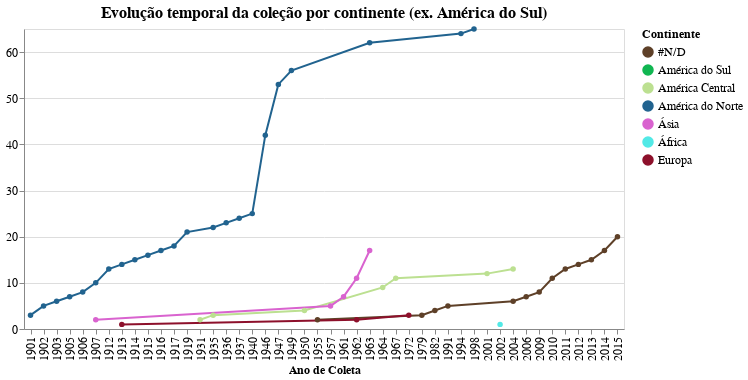

The notebook cell saved with this chart:
### Code cell
g1 = alt.Chart(teste[teste['continente']!='América do Sul'],
               title='Evolução temporal da coleção por continente (ex. América do Sul)', 
width=600).mark_line(point=True).encode(
    x= alt.X('ano_coleta', type="ordinal", title='Ano de Coleta'),
    y= alt.Y('cumulative_sum', title='', 
             sort=alt.EncodingSortField('counts', op="count", order='descending')),
    color= alt.Color('continente:N', title='Continente',
                     scale=alt.Scale(domain=list(cores_continente.keys()), range=list(cores_continente.values()))),
    tooltip= alt.Tooltip(['continente','ano_coleta','counts', 'cumulative_sum'])
)

g1 = g1.configure_title(fontSize=16).configure_axis(
    labelFontSize=12,
    titleFontSize=12
).configure_legend(
    labelFontSize=12,
    titleFontSize=12
)

# g1.save('./graphs/cumCounts/time-spacial/evolucao_por_OUTROS_continentes.html')

g1

### Figure 1 — Vega-Lite specification as saved in the notebook (floating-point values rounded to 4 significant figures)
{"config": {"view": {"continuousWidth": 400, "continuousHeight": 300}, "axis": {"labelFontSize": 12, "titleFontSize": 12}, "legend": {"labelFontSize": 12, "titleFontSize": 12}, "title": {"fontSize": 16}}, "data": {"name": "data-57dd4844d7b7e150ed3ab8be52430822"}, "mark": {"type": "line", "point": true}, "encoding": {"color": {"type": "nominal", "field": "continente", "scale": {"domain": ["#N/D", "América do Sul", "América Central", "América do Norte", "Ásia", "África", "Europa"], "range": ["#5e4028", "#10b651", "#bce091", "#21638f", "#d963cf", "#52e9e6", "#8d102b"]}, "title": "Continente"}, "tooltip": [{"type": "nominal", "field": "continente"}, {"type": "quantitative", "field": "ano_coleta"}, {"type": "quantitative", "field": "counts"}, {"type": "quantitative", "field": "cumulative_sum"}], "x": {"type": "ordinal", "field": "ano_coleta", "title": "Ano de Coleta"}, "y": {"type": "quantitative", "field": "cumulative_sum", "sort": {"field": "counts", "op": "count", "order": "descending"}, "title": ""}}, "title": "Evolução temporal da coleção por continente (ex. América do Sul)", "width": 600, "$schema": "https://vega.github.io/schema/vega-lite/v4.8.1.json", "datasets": {"data-57dd4844d7b7e150ed3ab8be52430822": [{"ano_coleta": 1955.0, "continente": "#N/D", "counts": 2, "cumulative_sum": 2}, {"ano_coleta": 1979.0, "continente": "#N/D", "counts": 1, "cumulative_sum": 3}, {"ano_coleta": 1982.0, "continente": "#N/D", "counts": 1, "cumulative_sum": 4}, {"ano_coleta": 1991.0, "continente": "#N/D", "counts": 1, "cumulative_sum": 5}, {"ano_coleta": 2004.0, "continente": "#N/D", "counts": 1, "cumulative_sum": 6}, {"ano_coleta": 2006.0, "continente": "#N/D", "counts": 1, "cumulative_sum": 7}, {"ano_coleta": 2009.0, "continente": "#N/D", "counts": 1, "cumulative_sum": 8}, {"ano_coleta": 2010.0, "continente": "#N/D", "counts": 3, "cumulative_sum": 11}, {"ano_coleta": 2011.0, "continente": "#N/D", "counts": 2, "cumulative_sum": 13}, {"ano_coleta": 2012.0, "continente": "#N/D", "counts": 1, "cumulative_sum": 14}, {"ano_coleta": 2013.0, "continente": "#N/D", "counts": 1, "cumulative_sum": 15}, {"ano_coleta": 2014.0, "continente": "#N/D", "counts": 2, "cumulative_sum": 17}, {"ano_coleta": 2015.0, "continente": "#N/D", "counts": 3, "cumulative_sum": 20}, {"ano_coleta": 1931.0, "continente": "América Central", "counts": 2, "cumulative_sum": 2}, {"ano_coleta": 1935.0, "continente": "América Central", "counts": 1, "cumulative_sum": 3}, {"ano_coleta": 1950.0, "continente": "América Central", "counts": 1, "cumulative_sum": 4}, {"ano_coleta": 1964.0, "continente": "América Central", "counts": 5, "cumulative_sum": 9}, {"ano_coleta": 1967.0, "continente": "América Central", "counts": 2, "cumulative_sum": 11}, {"ano_coleta": 2001.0, "continente": "América Central", "counts": 1, "cumulative_sum": 12}, {"ano_coleta": 2004.0, "continente": "América Central", "counts": 1, "cumulative_sum": 13}, {"ano_coleta": 1901.0, "continente": "América do Norte", "counts": 3, "cumulative_sum": 3}, {"ano_coleta": 1902.0, "continente": "América do Norte", "counts": 2, "cumulative_sum": 5}, {"ano_coleta": 1903.0, "continente": "América do Norte", "counts": 1, "cumulative_sum": 6}, {"ano_coleta": 1905.0, "continente": "América do Norte", "counts": 1, "cumulative_sum": 7}, {"ano_coleta": 1906.0, "continente": "América do Norte", "counts": 1, "cumulative_sum": 8}, {"ano_coleta": 1907.0, "continente": "América do Norte", "counts": 2, "cumulative_sum": 10}, {"ano_coleta": 1912.0, "continente": "América do Norte", "counts": 3, "cumulative_sum": 13}, {"ano_coleta": 1913.0, "continente": "América do Norte", "counts": 1, "cumulative_sum": 14}, {"ano_coleta": 1914.0, "continente": "América do Norte", "counts": 1, "cumulative_sum": 15}, {"ano_coleta": 1915.0, "continente": "América do Norte", "counts": 1, "cumulative_sum": 16}, {"ano_coleta": 1916.0, "continente": "América do Norte", "counts": 1, "cumulative_sum": 17}, {"ano_coleta": 1917.0, "continente": "América do Norte", "counts": 1, "cumulative_sum": 18}, {"ano_coleta": 1919.0, "continente": "América do Norte", "counts": 3, "cumulative_sum": 21}, {"ano_coleta": 1935.0, "continente": "América do Norte", "counts": 1, "cumulative_sum": 22}, {"ano_coleta": 1936.0, "continente": "América do Norte", "counts": 1, "cumulative_sum": 23}, {"ano_coleta": 1937.0, "continente": "América do Norte", "counts": 1, "cumulative_sum": 24}, {"ano_coleta": 1940.0, "continente": "América do Norte", "counts": 1, "cumulative_sum": 25}, {"ano_coleta": 1946.0, "continente": "América do Norte", "counts": 17, "cumulative_sum": 42}, {"ano_coleta": 1947.0, "continente": "América do Norte", "counts": 11, "cumulative_sum": 53}, {"ano_coleta": 1949.0, "continente": "América do Norte", "counts": 3, "cumulative_sum": 56}, {"ano_coleta": 1963.0, "continente": "América do Norte", "counts": 6, "cumulative_sum": 62}, {"ano_coleta": 1994.0, "continente": "América do Norte", "counts": 2, "cumulative_sum": 64}, {"ano_coleta": 1998.0, "continente": "América do Norte", "counts": 1, "cumulative_sum": 65}, {"ano_coleta": 1913.0, "continente": "Europa", "counts": 1, "cumulative_sum": 1}, {"ano_coleta": 1962.0, "continente": "Europa", "counts": 1, "cumulative_sum": 2}, {"ano_coleta": 1972.0, "continente": "Europa", "counts": 1, "cumulative_sum": 3}, {"ano_coleta": 2002.0, "continente": "África", "counts": 1, "cumulative_sum": 1}, {"ano_coleta": 1907.0, "continente": "Ásia", "counts": 2, "cumulative_sum": 2}, {"ano_coleta": 1957.0, "continente": "Ásia", "counts": 3, "cumulative_sum": 5}, {"ano_coleta": 1961.0, "continente": "Ásia", "counts": 2, "cumulative_sum": 7}, {"ano_coleta": 1962.0, "continente": "Ásia", "counts": 4, "cumulative_sum": 11}, {"ano_coleta": 1963.0, "continente": "Ásia", "counts": 6, "cumulative_sum": 17}]}}
